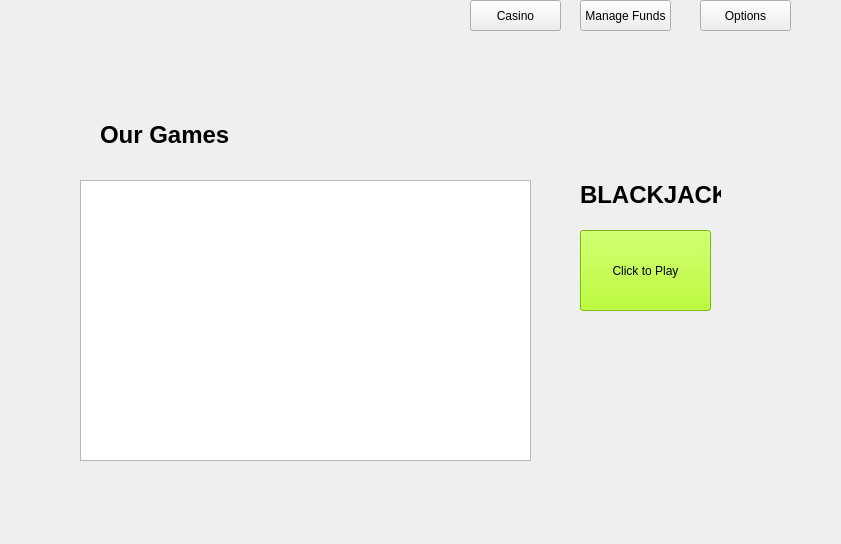
<?xml version="1.0" encoding="UTF-8"?>
<ui version="4.0">
 <class>CasinoHomePage</class>
 <widget class="QWidget" name="CasinoHomePage">
  <property name="geometry">
   <rect>
    <x>0</x>
    <y>0</y>
    <width>841</width>
    <height>544</height>
   </rect>
  </property>
  <property name="windowTitle">
   <string>CasinoHomePage</string>
  </property>
  <widget class="QListWidget" name="listOfGames">
   <property name="geometry">
    <rect>
     <x>80</x>
     <y>180</y>
     <width>451</width>
     <height>281</height>
    </rect>
   </property>
  </widget>
  <widget class="QLabel" name="label">
   <property name="geometry">
    <rect>
     <x>100</x>
     <y>100</y>
     <width>131</width>
     <height>71</height>
    </rect>
   </property>
   <property name="text">
    <string>&lt;html&gt;&lt;head/&gt;&lt;body&gt;&lt;p&gt;&lt;span style=&quot; font-size:18pt; font-weight:700;&quot;&gt;Our Games&lt;/span&gt;&lt;/p&gt;&lt;/body&gt;&lt;/html&gt;</string>
   </property>
  </widget>
  <widget class="QPushButton" name="Manage_Funds_Button">
   <property name="geometry">
    <rect>
     <x>580</x>
     <y>0</y>
     <width>91</width>
     <height>31</height>
    </rect>
   </property>
   <property name="text">
    <string>Manage Funds</string>
   </property>
  </widget>
  <widget class="QPushButton" name="Casino_Button">
   <property name="geometry">
    <rect>
     <x>470</x>
     <y>0</y>
     <width>91</width>
     <height>31</height>
    </rect>
   </property>
   <property name="text">
    <string>Casino</string>
   </property>
  </widget>
  <widget class="QPushButton" name="Options_Button">
   <property name="geometry">
    <rect>
     <x>700</x>
     <y>0</y>
     <width>91</width>
     <height>31</height>
    </rect>
   </property>
   <property name="text">
    <string>Options</string>
   </property>
  </widget>
  <widget class="QLabel" name="gameTitle">
   <property name="geometry">
    <rect>
     <x>580</x>
     <y>170</y>
     <width>141</width>
     <height>51</height>
    </rect>
   </property>
   <property name="text">
    <string>&lt;html&gt;&lt;head/&gt;&lt;body&gt;&lt;p&gt;&lt;span style=&quot; font-size:18pt; font-weight:700;&quot;&gt;BLACKJACK&lt;/span&gt;&lt;/p&gt;&lt;/body&gt;&lt;/html&gt;</string>
   </property>
  </widget>
  <widget class="QPushButton" name="clickToPlay">
   <property name="geometry">
    <rect>
     <x>580</x>
     <y>230</y>
     <width>131</width>
     <height>81</height>
    </rect>
   </property>
   <property name="styleSheet">
    <string notr="true">background-color: rgb(170, 255, 0);
font: 700 14pt &quot;Segoe UI&quot;;</string>
   </property>
   <property name="text">
    <string>Click to Play</string>
   </property>
  </widget>
 </widget>
 <layoutdefault spacing="6" margin="11"/>
 <resources/>
 <connections/>
</ui>
